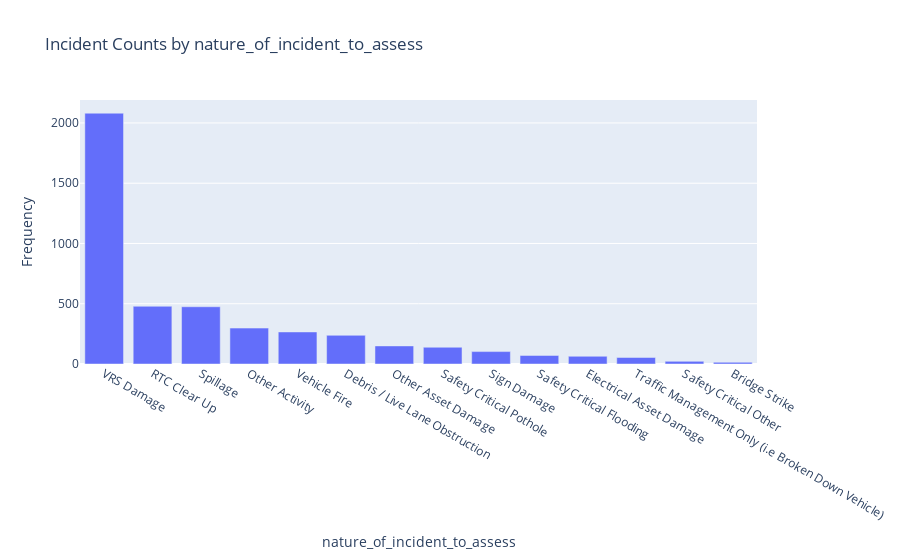

Notebook source saved alongside this figure:
### Code cell
# Calls plot_bar_chart function
plot_bar_chart(df['nature_of_incident_to_assess'].value_counts(), 'nature_of_incident_to_assess', 'Frequency', 'Incident Counts by nature_of_incident_to_assess')

### Figure 1 — Plotly figure (JSON) as saved in the notebook; plotly's stock layout.template omitted (floating-point values rounded to 4 significant figures)
{"data": [{"alignmentgroup": "True", "hovertemplate": "nature_of_incident_to_assess=%{x}<br>Frequency=%{y}<extra></extra>", "legendgroup": "", "marker": {"color": "#636efa", "pattern": {"shape": ""}}, "name": "", "offsetgroup": "", "orientation": "v", "showlegend": false, "textposition": "auto", "type": "bar", "x": ["VRS Damage", "RTC Clear Up", "Spillage", "Other Activity", "Vehicle Fire", "Debris / Live Lane Obstruction", "Other Asset Damage", "Safety Critical Pothole", "Sign Damage", "Safety Critical Flooding", "Electrical Asset Damage", "Traffic Management Only (i.e Broken Down Vehicle)", "Safety Critical Other", "Bridge Strike"], "xaxis": "x", "y": [2081, 479, 475, 298, 266, 238, 150, 139, 103, 71, 64, 54, 22, 14], "yaxis": "y"}], "layout": {"barmode": "relative", "legend": {"tracegroupgap": 0}, "title": {"text": "Incident Counts by nature_of_incident_to_assess"}, "xaxis": {"anchor": "y", "domain": [0, 1], "title": {"text": "nature_of_incident_to_assess"}}, "yaxis": {"anchor": "x", "domain": [0, 1], "title": {"text": "Frequency"}}}}
